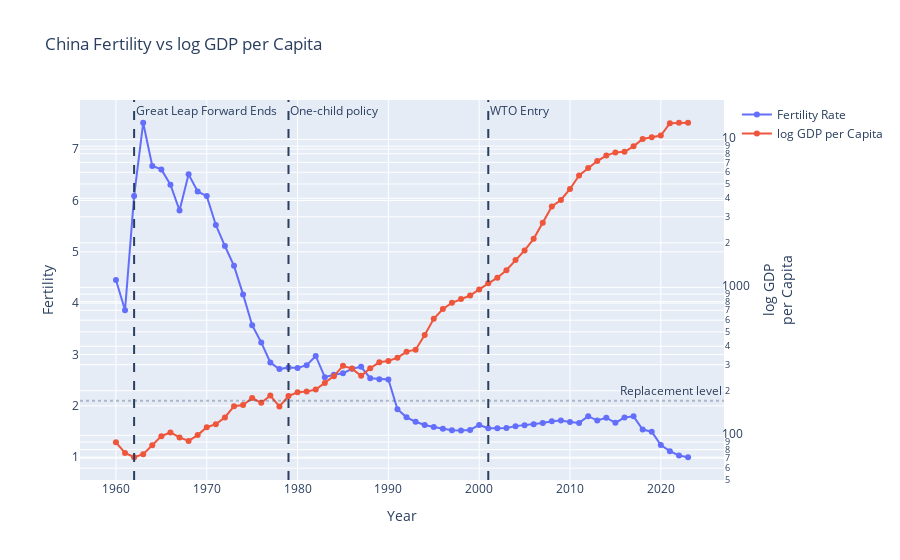

The code cell stored with this chart in its notebook:
### Code cell
# fertility vs LOG gdp per cap

df = china_df.dropna(subset = ["fertility", "gdp_percap"]).copy()

import plotly.graph_objects as go
fig = go.Figure()

# fertility on left axis
fig.add_trace(go.Scatter(x = df["date"], y = df["fertility"],
                         name = "Fertility Rate", mode = "lines+markers"))
# gdp per capita on right axis
fig.add_trace(go.Scatter(x = df["date"], y = df["gdp_percap"],
                         name = "log GDP per Capita", mode = "lines+markers",
                         yaxis = "y2"))

fig.update_layout(title = "China Fertility vs log GDP per Capita",
                  xaxis_title = "Year",
                  yaxis = dict(title = "Fertility"),
                  yaxis2 = dict(title = "log GDP<br>per Capita",
                                overlaying = "y",
                                side = "right", type = "log"),
                  template = "plotly")

fig.add_vline(x = 1962, line_dash = "dash", annotation_text = "Great Leap Forward Ends")
fig.add_vline(x = 1979, line_dash = "dash", annotation_text = "One-child policy")
fig.add_vline(x = 2001, line_dash = "dash", annotation_text = "WTO Entry")
fig.add_hline(y = 2.1, line_dash = "dot", opacity = 0.3, annotation_text = "Replacement level")

fig.show()

### Figure 1 — Plotly figure (JSON) as saved in the notebook; plotly's stock layout.template omitted (floating-point values rounded to 4 significant figures)
{"data": [{"mode": "lines+markers", "name": "Fertility Rate", "type": "scatter", "x": [1960, 1961, 1962, 1963, 1964, 1965, 1966, 1967, 1968, 1969, 1970, 1971, 1972, 1973, 1974, 1975, 1976, 1977, 1978, 1979, 1980, 1981, 1982, 1983, 1984, 1985, 1986, 1987, 1988, 1989, 1990, 1991, 1992, 1993, 1994, 1995, 1996, 1997, 1998, 1999, 2000, 2001, 2002, 2003, 2004, 2005, 2006, 2007, 2008, 2009, 2010, 2011, 2012, 2013, 2014, 2015, 2016, 2017, 2018, 2019, 2020, 2021, 2022, 2023], "y": [4.451, 3.863, 6.085, 7.513, 6.672, 6.605, 6.307, 5.806, 6.508, 6.175, 6.085, 5.523, 5.112, 4.726, 4.17, 3.571, 3.235, 2.844, 2.716, 2.745, 2.739, 2.792, 2.972, 2.559, 2.607, 2.633, 2.721, 2.76, 2.539, 2.52, 2.514, 1.934, 1.776, 1.691, 1.628, 1.588, 1.554, 1.527, 1.522, 1.53, 1.628, 1.563, 1.566, 1.57, 1.605, 1.624, 1.644, 1.666, 1.701, 1.714, 1.687, 1.668, 1.798, 1.714, 1.769, 1.67, 1.772, 1.795, 1.539, 1.496, 1.236, 1.117, 1.034, 0.999]}, {"mode": "lines+markers", "name": "log GDP per Capita", "type": "scatter", "x": [1960, 1961, 1962, 1963, 1964, 1965, 1966, 1967, 1968, 1969, 1970, 1971, 1972, 1973, 1974, 1975, 1976, 1977, 1978, 1979, 1980, 1981, 1982, 1983, 1984, 1985, 1986, 1987, 1988, 1989, 1990, 1991, 1992, 1993, 1994, 1995, 1996, 1997, 1998, 1999, 2000, 2001, 2002, 2003, 2004, 2005, 2006, 2007, 2008, 2009, 2010, 2011, 2012, 2013, 2014, 2015, 2016, 2017, 2018, 2019, 2020, 2021, 2022, 2023], "y": [89.72, 75.97, 71.06, 74.47, 85.66, 98.67, 104.5, 96.76, 91.65, 100.3, 113.3, 118.8, 132.1, 157.3, 160.4, 178.6, 165.7, 185.7, 156.7, 184.3, 195.1, 197.4, 203.7, 225.9, 251.2, 295.0, 282.4, 252.3, 284.0, 311.4, 318.5, 334.1, 367.8, 378.9, 475.7, 612.7, 713.3, 786.7, 835.1, 881.1, 969.2, 1065.0, 1164.0, 1307.0, 1531.0, 1778.0, 2129.0, 2735.0, 3523.0, 3898.0, 4629.0, 5704.0, 6405.0, 7147.0, 7781.0, 8175.0, 8255.0, 8980.0, 10090.0, 10340.0, 10630.0, 12890.0, 12970.0, 12950.0], "yaxis": "y2"}], "layout": {"annotations": [{"showarrow": false, "text": "Great Leap Forward Ends", "x": 1962, "xanchor": "left", "xref": "x", "y": 1, "yanchor": "top", "yref": "y domain"}, {"showarrow": false, "text": "One-child policy", "x": 1979, "xanchor": "left", "xref": "x", "y": 1, "yanchor": "top", "yref": "y domain"}, {"showarrow": false, "text": "WTO Entry", "x": 2001, "xanchor": "left", "xref": "x", "y": 1, "yanchor": "top", "yref": "y domain"}, {"showarrow": false, "text": "Replacement level", "x": 1, "xanchor": "right", "xref": "x domain", "y": 2.1, "yanchor": "bottom", "yref": "y"}], "shapes": [{"line": {"dash": "dash"}, "type": "line", "x0": 1962, "x1": 1962, "xref": "x", "y0": 0, "y1": 1, "yref": "y domain"}, {"line": {"dash": "dash"}, "type": "line", "x0": 1979, "x1": 1979, "xref": "x", "y0": 0, "y1": 1, "yref": "y domain"}, {"line": {"dash": "dash"}, "type": "line", "x0": 2001, "x1": 2001, "xref": "x", "y0": 0, "y1": 1, "yref": "y domain"}, {"line": {"dash": "dot"}, "opacity": 0.3, "type": "line", "x0": 0, "x1": 1, "xref": "x domain", "y0": 2.1, "y1": 2.1, "yref": "y"}], "title": {"text": "China Fertility vs log GDP per Capita"}, "xaxis": {"title": {"text": "Year"}}, "yaxis": {"title": {"text": "Fertility"}}, "yaxis2": {"overlaying": "y", "side": "right", "title": {"text": "log GDP<br>per Capita"}, "type": "log"}}}
